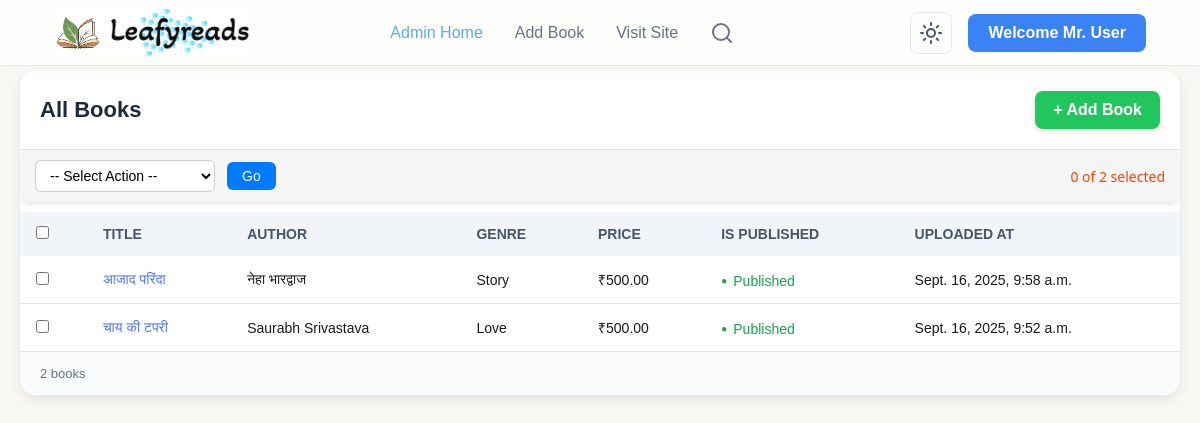
Before: /admin-dashboard/ with the older database file.
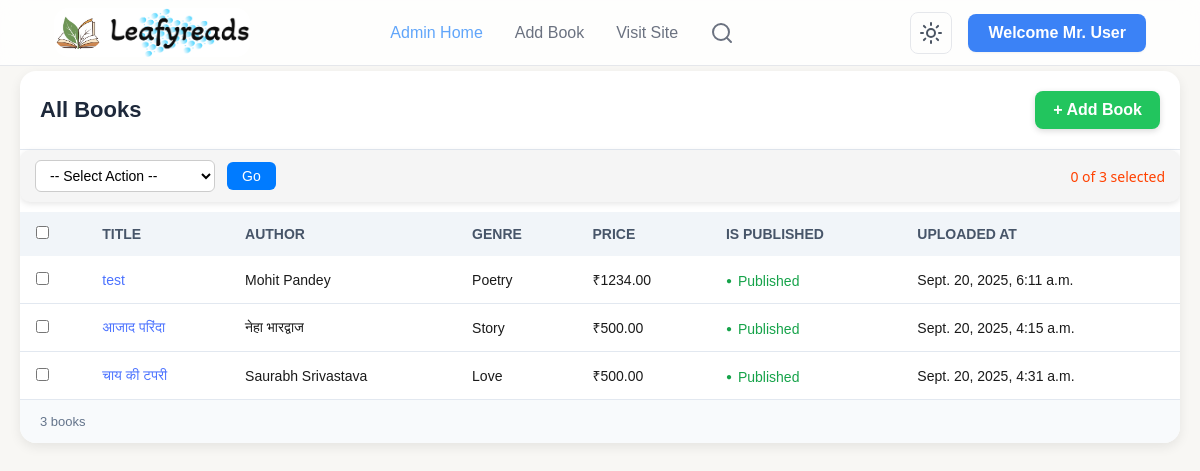
After: the same page with the newer database file.
### books/models.py (models this page shows, shortened)
class Book(models.Model):
    title = models.CharField(max_length=200, unique=True)
    slug = models.SlugField(unique=True)
    author = models.CharField(max_length=100)
    genre = models.ForeignKey(Genre, on_delete=models.SET_NULL, null=True, related_name='books')
    price = models.DecimalField(max_digits=8, decimal_places=2, blank=True, null=True)
    isbn = models.CharField(max_length=20, blank=True, null=True)
    cover_front = models.ImageField(upload_to=book_media_upload_path)
    pdf_file = models.FileField(upload_to=book_media_upload_path, blank=True, null=True)
    is_published = models.BooleanField(default=True)
    uploaded_at = models.DateTimeField(auto_now_add=True)
    updated_at = models.DateTimeField(auto_now=True)
    audio_file = models.FileField(upload_to='sounds/', null=True, blank=True)
    class Meta:
        ordering = ['-uploaded_at']
        indexes = [
            models.Index(fields=['slug']),           # Existing index
            models.Index(fields=['title']),          # Existing index
            models.Index(fields=['genre']),          # Added index for genre filtering
            models.Index(fields=['-uploaded_at']),   # Added index for ordering by uploaded_at
            GinIndex(fields=['title', 'author']),    # Added for PostgreSQL full-text search
        ]

class Genre(models.Model):
    category = models.ForeignKey(Category, on_delete=models.SET_NULL, null=True, related_name='genres')
    name = models.CharField(max_length=100)
    slug = models.SlugField(unique=True)
    lucidicon = models.CharField(max_length=100, blank=True, null=True)
    class Meta:
        ordering = ['name']
        unique_together = ('category', 'name')
        indexes = [
            models.Index(fields=['category', 'slug']),  # Added index for category+slug lookups
        ]
    def __str__(self):
        return self.name

### LRAdmin/views.py (the view, shortened to what this page needs)
# urls.py: path('', views.dashboard, name='dashboard'),
def dashboard(request):
    books = Book.objects.all().order_by("-uploaded_at")
    if request.method == "POST":
        action = request.POST.get('action')
        selected_books = request.POST.getlist('selected_books')
        if action == 'delete' and selected_books:
            Book.objects.filter(id__in=selected_books).delete()
        return redirect('dashboard')  # refresh page after action
    book_query = request.GET.get('search', '').strip()
    books = Book.objects.select_related('genre').all().order_by('-uploaded_at')
    context = {"books": books}
    return render(request, 'dashboard.html', context)

### LRAdmin/templates/dashboard.html (shortened to what this page needs)
{% extends 'basic.html' %}
{% load static %}
{% block css %}
<link rel="stylesheet" href="{% static 'css/dashboard.css' %}" />
{% endblock %}
{% block body %}
  <div class="books-container" style="margin: 5px 20px;">
    <div class="books-header">
      <h2>All Books</h2>
      <div class="action-bar">
        <a href="{% url 'addBook' %}" class="btn-add">+ Add Book</a>
      </div>
    </div>
  <form method="POST" id="bulk-action-form">
  <div class="bulk-actions" style="margin-bottom: 10px;">
    <select name="action" id="action-select">
      <option value="">-- Select Action --</option>
    </select>
    <button type="submit">Go</button>
    <span id="selected-count">0 of {{ books|length }} selected</span>
  </div>
  <table>
    <thead>
      <tr>
        <th><input type="checkbox" id="select-all"></th>
        <th>Title</th>
        <th>Author</th>
        <th>Genre</th>
        <th>Price</th>
        <th>Is Published</th>
        <th>Uploaded At</th>
      </tr>
    </thead>
    <tbody>
      {% if books %}
      {% for book in books %}
      <tr>
        <td><input type="checkbox" class="book-checkbox" name="selected_books" value="{{ book.id }}"></td>
        <td><a style="color: #4b72ff;" href="{% url 'updateBook' book.slug %}">{{book.title}}</a></td>
        <td>{{book.author}}</td>
        <td>{{book.genre}}</td>
        <td>₹{{book.price}}</td>
        {% if book.is_published %}
        <td><span class="status">Published</span></td>
        {% else %}
        <td><span class="status" style="color: rgb(255, 81, 0);">Not Published</span></td>
        {% endif %}
        <td>{{book.updated_at}}</td>
      </tr>
      {% endfor %}
      {% else %}
      <td style="width: 20vw;font-size:16px">Hmm... No books matched your search!</td>
      {% endif %}
    </tbody>
  </table>
</form>
    <div class="books-footer">
      {{books.count}} books
    </div>
  </div>
{% endblock body %}

Changed rows visible on the page:
added Book: title "test", author "Mohit Pandey", genre "Poetry", price "1234.00", is_published "Published", updated_at "Sept. 20, 2025, 6:11 a.m."
changed Book "आजाद परिंदा": updated_at "Sept. 16, 2025, 9:58 a.m." → "Sept. 20, 2025, 4:15 a.m."
changed Book "चाय की टपरी": updated_at "Sept. 16, 2025, 9:52 a.m." → "Sept. 20, 2025, 4:31 a.m."
Other visible differences:
{{ books|length }}: "2" → "3"
{{ books.count }}: "2" → "3"
